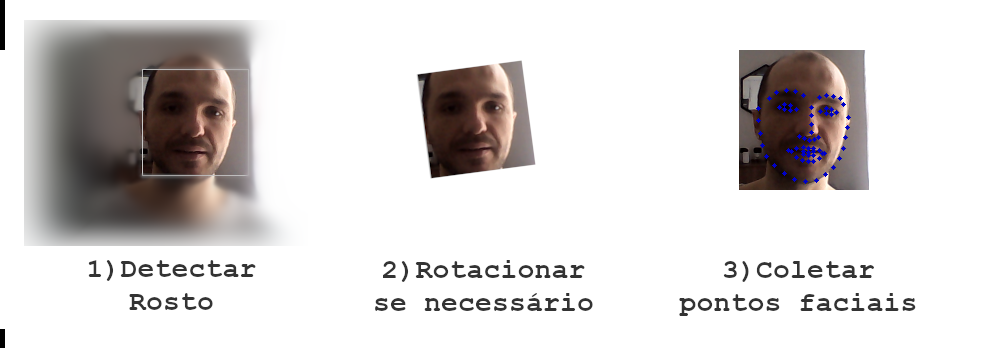
//> input picture imagens/etapas_facemark.png, 998 x 348 px, given in place of the camera
$ ./main   (built with g++ and OpenCV 4)
//> lines starting //> are read from the running program, lines starting //| are printed output that depends on the picture; after the words box and inside, x2 and y2 are one past the last pixel; in counts of white or black regions, pixels touching at a corner belong together
### detectar_pontos_faciais_opencv/detectar_pontos_faciais_kazemi.hpp
#ifndef DETECTAR_PONTOS_FACIAIS_KAZEMI_H
#define DETECTAR_PONTOS_FACIAIS_KAZEMI_H

#include "opencv2/face.hpp"

cv::Ptr<cv::face::Facemark> iniciarDetectorPontosFacialKazemi();

#endif //DETECTAR_PONTOS_FACIAIS_KAZEMI_H

### detectar_pontos_faciais_opencv/detectar_pontos_faciais_aam.hpp
#ifndef DETECTAR_PONTOS_FACIAIS_AAM_H
#define DETECTAR_PONTOS_FACIAIS_AAM_H

#include "opencv2/face.hpp"

cv::Ptr<cv::face::Facemark> iniciarDetectorPontosFacialAAM();


bool facemarkAAMFit(cv::face::FacemarkAAM* facemark, cv::Ptr<cv::CascadeClassifier> eyeDetector, cv::Mat imagemOriginal, std::vector<cv::Rect> rostosDetectados, std::vector<std::vector<cv::Point2f>>& pontosFaciais);

#endif //DETECTAR_PONTOS_FACIAIS_AAM_H

### detectar_pontos_faciais_opencv/detectar_pontos_faciais_lbf.hpp
#ifndef DETECTAR_PONTOS_FACIAIS_LBF_H
#define DETECTAR_PONTOS_FACIAIS_LBF_H

#include "opencv2/face.hpp"

cv::Ptr<cv::face::Facemark> iniciarDetectorPontosFacialLBF();

#endif //DETECTAR_PONTOS_FACIAIS_LBF_H

### detectar_pontos_faciais_opencv/detectar_olhos.hpp
#ifndef DETECTAR_OLHOS_H
#define DETECTAR_OLHOS_H

#include "opencv2/objdetect.hpp"

cv::Ptr<cv::CascadeClassifier> iniciarDetectorOlhos();

#endif //DETECTAR_OLHOS_H

### detectar_pontos_faciais_opencv/detectar_rosto.hpp
#ifndef DETECTAR_ROSTO_H
#define DETECTAR_ROSTO_H

#include "opencv2/objdetect.hpp"

cv::Ptr<cv::CascadeClassifier> iniciarDetectorFacial();

#endif //DETECTAR_ROSTO_H

### detectar_pontos_faciais_opencv/utils.hpp
#ifndef UTILS_H
#define UTILS_H

#include <opencv2/opencv.hpp>
#include <tuple>

struct olhoDimencoes
{
    int largura;
    int altura;
    float proporcao;
};

std::tuple<::olhoDimencoes, ::olhoDimencoes> coletarDimensoesOlhos(const std::vector<cv::Point2f> &pontosDeUmaFace);

void demarcarRostoDetectado(cv::Mat img, const cv::Rect &regiao);
void demarcarPontosFaciais(cv::Mat img, const std::vector<cv::Rect> &rostosDetectados, const std::vector<std::vector<cv::Point2f>> &pontosFaciais);

bool getInitialFitting(cv::Mat image, cv::Rect face, std::vector<cv::Point2f> s0, cv::Ptr<cv::CascadeClassifier> eyes_cascade, cv::Mat & R, cv::Point2f & Trans, float & scale);

#endif //UTILS_H

### detectar_pontos_faciais_opencv/detectar_rosto.cpp
#include "detectar_rosto.hpp"

using namespace cv;

Ptr<CascadeClassifier> iniciarDetectorFacial() {
    Ptr<CascadeClassifier> faceDetector = new CascadeClassifier;
    faceDetector->load("../../extra/haarcascade_frontalface_alt2.xml");

    return faceDetector;
}

### detectar_pontos_faciais_opencv/utils.cpp
#include <math.h>
#include "utils.hpp"

using namespace cv;
using namespace std;

/**
 * Coleta o tamanho dos olhos, em quantidade de pixeis,
 * e identifica a proporção do olho aberto
 */
// [40 lines left out: function coletarDimensoesOlhos, not called in this run]

/*
* Deteção de pontos facials pelo algoritmo AAM
* Necessita da matriz de rotação facial, translação e a escala do rosto
*/
// [70 lines left out: function getInitialFitting, not called in this run]

void demarcarRostoDetectado(Mat img, const Rect &regiao)
{
    cv::rectangle(img, regiao, Scalar(10, 50, 250));
}

// [10 lines left out: function demarcarPontosFaciais, not called in this run]

### detectar_pontos_faciais_opencv/main.cpp
//http://visaocomputacional.com.br/deteccao-de-pontos-faciais-facemark-com-opencv-e-dlib/
//https://github.com/visaocomputacionalexemplos/experimentos_faciais

//FacemarkKazemi https://www.csc.kth.se/~vahidk/face_ert.html
//FacemarkAAM: https://ibug.doc.ic.ac.uk/media/uploads/documents/tzimiro_pantic_iccv2013.pdf
//FacemarkLBF: http://www.jiansun.org/papers/CVPR14_FaceAlignment.pdf

#include <opencv2/opencv.hpp>
#include <iostream>

#include "utils.hpp"
#include "detectar_rosto.hpp"
#include "detectar_olhos.hpp"
#include "detectar_pontos_faciais_lbf.hpp"
#include "detectar_pontos_faciais_aam.hpp"
#include "detectar_pontos_faciais_kazemi.hpp"

//Detectores
cv::Ptr<cv::CascadeClassifier> faceDetector;
cv::Ptr<cv::CascadeClassifier> eyeDetector;
cv::Ptr<cv::face::Facemark> facemark;

bool fitEmTonsDeCinza;
bool requerDetecaoDosOlhos;
std::string tipo;

void coletarPontosFaciais(cv::Mat img);

int main()
{
    std::cout << "Informe o tipo de detector por pontos faciais que você deseja testar:" << std::endl
              << " 1: LBF" << std::endl
              << " 2: AAM" << std::endl
              << " 3: Kazemi" << std::endl;

    std::cin >> tipo;
//> the answer given: ../imagens/etapas_facemark.png

    //Inicia marcados de pontos faciais
    if (tipo.compare("1") == 0)
    {
        //LBF
        fitEmTonsDeCinza = true;
        requerDetecaoDosOlhos = false;
        facemark = iniciarDetectorPontosFacialLBF();
    }
    else if (tipo.compare("2") == 0)
    {
        //AAM
        fitEmTonsDeCinza = false;
        requerDetecaoDosOlhos = true;
        facemark = iniciarDetectorPontosFacialAAM();
    }
    else if (tipo.compare("3") == 0)
    {
        //Kazemi
        fitEmTonsDeCinza = false;
        requerDetecaoDosOlhos = false;
        facemark = iniciarDetectorPontosFacialKazemi();
    }
    else
    {
        std::cout << "Nenhum tipo informado." << std::endl;
    }

    //Inicia detector facial e de olhos por Haarcascade
    faceDetector = iniciarDetectorFacial();
    if (requerDetecaoDosOlhos)
        eyeDetector = iniciarDetectorOlhos();

    //Inicia captura dos vídeos
    cv::VideoCapture cap(0);
    if (!cap.isOpened())
    {
        std::cout << "Video Capture Fail" << std::endl;
        return 1;
    }
    cv::Mat img;
    cap >> img;
//> img is the input picture: 348 rows x 998 cols, CV_8UC3; mean B, G, R 215, 215.7, 218.9

    //Calcula nova dimensão da imagem para 480 pixels
    auto showSize = cv::Size(480, ((float)480 / img.cols) * img.rows);
//> showSize = Size(480, 167)

    for (;;)
    {
        //Coleta a imagem da camera
        cap >> img;

        //Reescala a imagem para uma largura de 320 pixels
        cv::resize(img, img, showSize, 0, 0, cv::INTER_LINEAR_EXACT);
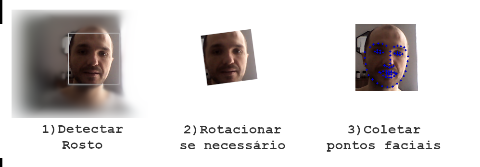
//> img: 167 rows x 480 cols, CV_8UC3; mean B, G, R 215.2, 215.8, 219

        coletarPontosFaciais(img);
        cv::imshow("Origem", img);

        cv::waitKey(5);
    }
}

cv::Mat imagemOriginalCinza;
cv::Mat imagemComPontosFaciais;
std::vector<cv::Rect> rostosDetectados;
std::vector<std::vector<cv::Point2f>> pontosFaciais;
bool pontosDetectados = false;

void coletarPontosFaciais(cv::Mat imagemOriginal)
{
    rostosDetectados.clear();
    pontosFaciais.clear();

    {
        //Converte em tons de cinza e equaliza a imagem
        //Detecção por haarcascade funcionam bem com imagens equalizadas
        cvtColor(imagemOriginal, imagemOriginalCinza, cv::COLOR_BGR2GRAY);
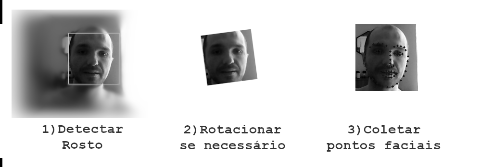
//> imagemOriginalCinza: 167 rows x 480 cols, CV_8UC1; min 0, max 255, mean 216.7
        equalizeHist(imagemOriginalCinza, imagemOriginalCinza);
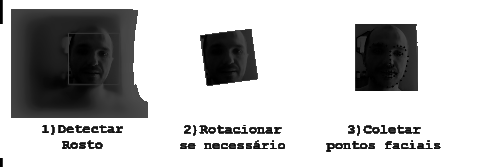
//> imagemOriginalCinza: 167 rows x 480 cols, CV_8UC1; min 0, max 255, mean 191.9

        //Detecta os rostos na imagem
        faceDetector->detectMultiScale(imagemOriginal, rostosDetectados);
//> rostosDetectados = 3 Rects (x, y, width, height): [68, 33, 51, 51], [205, 33, 48, 48], [363, 31, 53, 53]
    }

    if (rostosDetectados.size() != 0)
    {
        imagemComPontosFaciais = imagemOriginal.clone();

        //Demarca rosto na imagem original
        for (auto &&rostoDetec : rostosDetectados)
        {
            demarcarRostoDetectado(imagemOriginal, rostoDetec);
        }
//> this loop made 3 passes
//> pass 1, in coletarPontosFaciais, `demarcarRostoDetectado(imagemOriginal, rostoDetec);`:
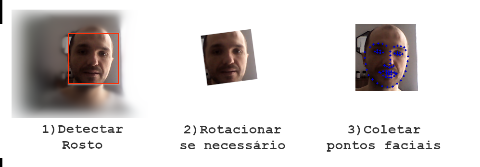
//> imagemOriginal: 167 rows x 480 cols, CV_8UC3; 0.25% of pixels changed, all inside (x1, y1, x2, y2) = (68, 33, 119, 84)
//> pass 2, in coletarPontosFaciais, `demarcarRostoDetectado(imagemOriginal, rostoDetec);`:
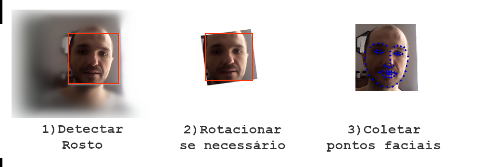
//> imagemOriginal: 167 rows x 480 cols, CV_8UC3; 0.23% of pixels changed, all inside (x1, y1, x2, y2) = (205, 33, 253, 81)
//> pass 3, in coletarPontosFaciais, `demarcarRostoDetectado(imagemOriginal, rostoDetec);`:
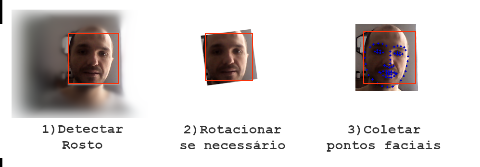
//> imagemOriginal: 167 rows x 480 cols, CV_8UC3; 0.26% of pixels changed, all inside (x1, y1, x2, y2) = (363, 31, 416, 84)

        if (requerDetecaoDosOlhos)
        {
            //Detecta os pontos faciais com código personalizado para o algorítmo AAM
            pontosDetectados = facemarkAAMFit(static_cast<cv::face::FacemarkAAM *>(facemark.get()), eyeDetector,
                           fitEmTonsDeCinza
                               ? imagemOriginalCinza
                               : imagemOriginal,
                           rostosDetectados,
                           pontosFaciais);
        }
        else
        {
            //Detecta os pontos faciais
//> (the run ends here: the program crashes, at `pontosDetectados = facemark->fit(fitEmTonsDeCinza`)
